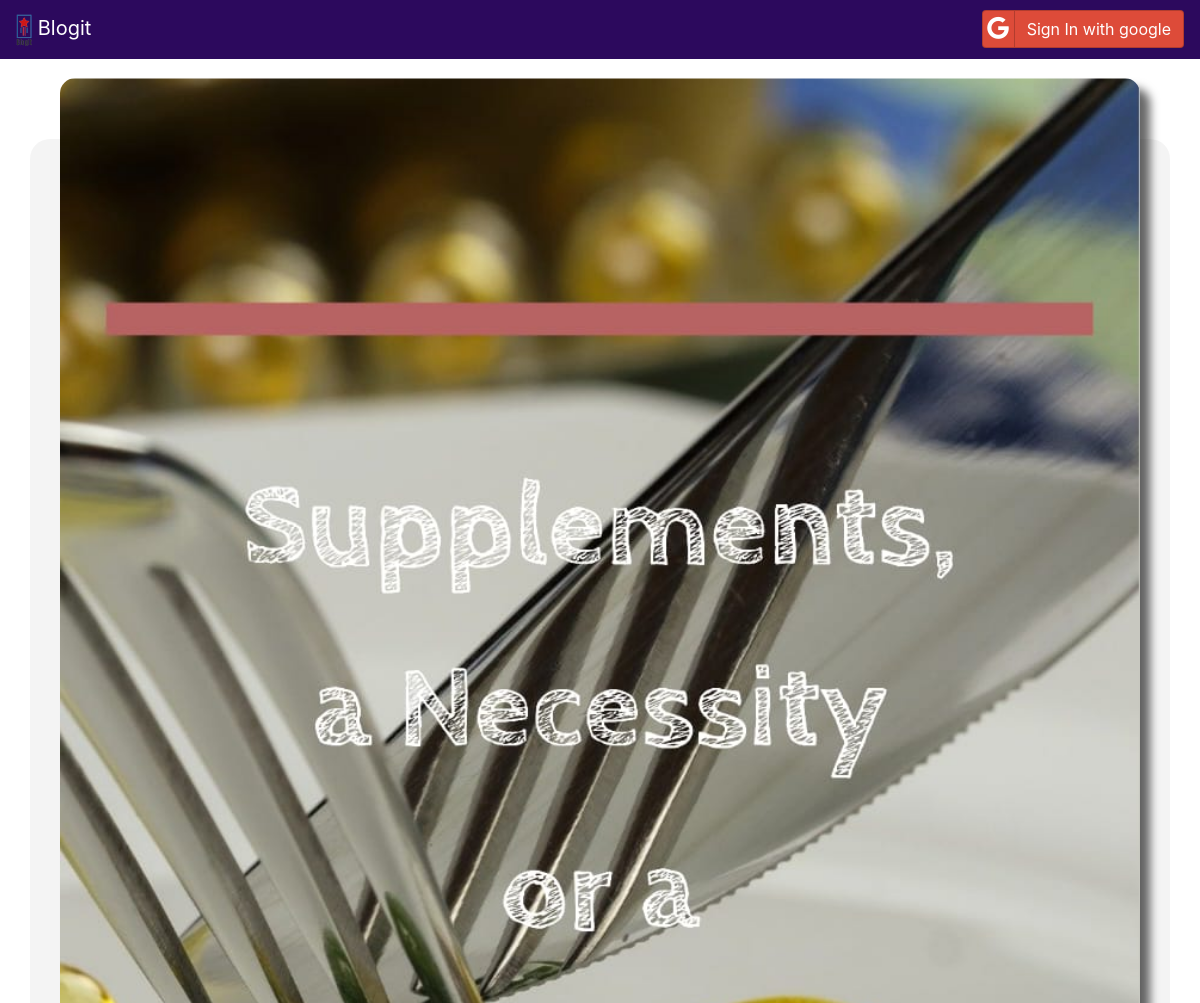
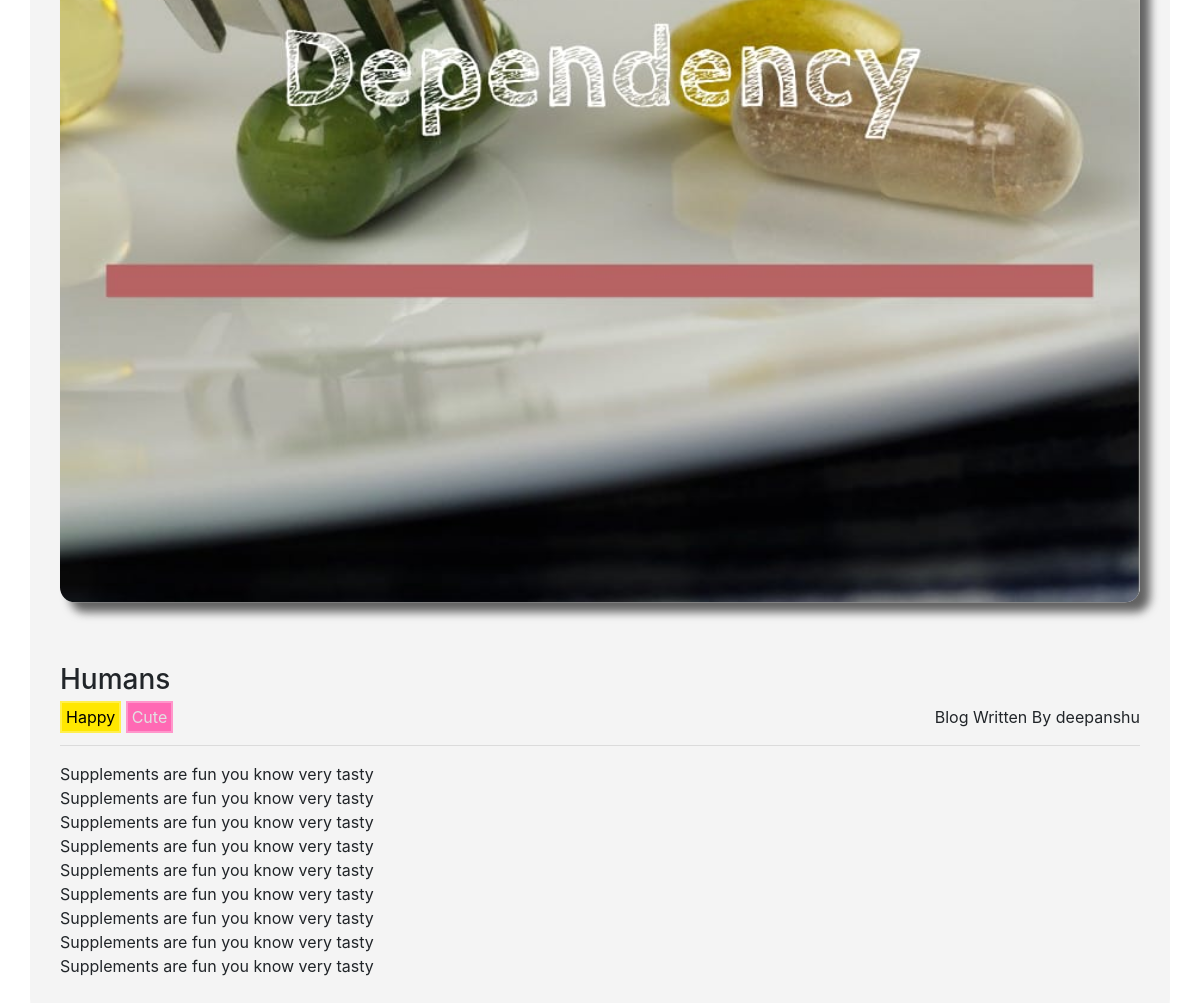
The app's page /viewpost/20/ with its own data (2 pictures, top to bottom).
### blog/models.py (models this page shows, shortened)
class Post(models.Model):
    postID = models.AutoField(primary_key=True)
    postTitle = models.CharField(max_length=100)
    content = models.TextField(max_length=20000)
    image = models.ImageField(upload_to='post_images/')
    owner = models.ForeignKey(settings.AUTH_USER_MODEL, on_delete=models.CASCADE)
    created = models.DateTimeField(auto_now_add=True)
    updated = models.DateTimeField(auto_now=True)

class PostTag(models.Model):
    postID = models.ForeignKey(Post, on_delete=models.CASCADE)
    tagID = models.ForeignKey(Tag, on_delete=models.CASCADE)

class Tag(models.Model):
    tagID = models.AutoField(primary_key=True)
    tagName = models.CharField(max_length=15)

### blog/views.py (the view)
# urls.py: path('viewpost/<int:pk>/', ViewPost.as_view(), name='view_post'),
class ViewPost(View):
    template = 'blog/blogpost.html'
    postModel = Post
    postTagModel = PostTag
    def get(self, request, pk):
        post = get_object_or_404(self.postModel, pk=pk)
        postTags = get_list_or_404(self.postTagModel, postID=pk)
        try:
            user = User.objects.filter(username=request.user)[0]
            userpfp = UserBio.objects.filter(bioID=user)[0]
        except Exception:
            userpfp = None
        return render(request, self.template, {'post': post, 'postTags': postTags, 'userpfp': userpfp})

### blog/templates/blog/blogpost.html (shortened to what this page needs)
{% extends 'blog/base.html' %}
{% load static %}
{% block head %}<link rel="stylesheet" href="{% static 'css/blogpost.css' %}">{% endblock %}
{% block body %}
        <h1>DEATH</h1>
        <div class="container" id="post-container">
            <div class="row">
                <div class="col-12" draggable="false" style="position: relative">
                    <img src="{{ post.image.url }}" class="img img-rounded" title="planet">
                </div>
                <div class="col-12 right-text">
                    <div>
                        <h3>{{ post.postTitle }}</h3>
                        {% for postTag in postTags %}
                            {% if postTag.tagID.tagName == 'Love' %}
                                <span class="tag p-1" id="love">{{ postTag.tagID.tagName }}</span>
                            {% elif postTag.tagID.tagName == 'Horror' %}
                                <span class="tag p-1" id="horror">{{ postTag.tagID.tagName }}</span>
                            {% elif postTag.tagID.tagName == 'Cute' %}
                                <span class="tag p-1" id="cute">{{ postTag.tagID.tagName }}</span>
                            {% elif postTag.tagID.tagName == 'Happy' %}
                                <span class="tag p-1" id="happy">{{ postTag.tagID.tagName }}</span>
                            {% elif postTag.tagID.tagName == 'Sad' %}
                                <span class="tag p-1" id="sad">{{ postTag.tagID.tagName }}</span>
                            {% elif postTag.tagID.tagName == 'NSFW' %}
                                <span class="tag p-1" id="nsfw">{{ postTag.tagID.tagName }}</span>
                            {% endif %}
                        {% endfor %}
                        <span class="float-right">Blog Written By <a href="{% url 'blog:view_profile' post.owner.id %}">{{ post.owner.username }}</a></span>
                        <hr>
                    </div>
                    <div>
                       {{ post.content | linebreaks }}
                    </div>
                </div>
            </div>
        </div>
{% endblock %}

### blog/templates/blog/base.html (shortened to what this page needs)
{% load static %}
<!DOCTYPE html>
<html lang="en">
<head>
    <link href="{% static 'css/bootstrap.min.css' %}" rel="stylesheet">
    <link href="{% static 'css/bootstrap-social.css' %}" rel="stylesheet">
    <link href="https://stackpath.bootstrapcdn.com/font-awesome/4.7.0/css/font-awesome.min.css" rel="stylesheet">
    <link href="{% static 'css/root.css' %}" rel="stylesheet">
    <link href="{% static 'css/index.css' %}" rel="stylesheet">
    {% block head %}{% endblock %}
</head>
<body>
<nav class="navbar navbar-dark bg-dark sticky-top">
    <a class="navbar-brand" href="{% url 'blog:home' %}">
        <img src="{% static 'favicon.png' %}" height="32px">
        Blogit
    </a>
    {% if not request.user.is_authenticated %}
    <div>
        <a class="btn btn-block btn-social btn-google text-white" href="{% url 'social:begin' 'google-oauth2' %}"><span class="fa fa-google"></span>Sign In with google</a>
    </div>
    {% endif %}
</nav>
{% block body %}
{% endblock %}
</body>
</html>

### static/css/root.css (style rules this page uses)
:root { --rich-black: #2d2d2d; --navbar: #2c095d; --post-info: lightpink; --dark-pink: #DE3F9F; --dark-red: #b80c09; --light-font: #f0f0f0; --dark-font: #282828; --light-gray: #cfcfcf; --anim-time: 1.2s; --red: rgb(226, 61, 40); --green: rgb(116, 195, 101); }
body { background: url(../img/1046.jpg) no-repeat; background-position: center; background-size: cover; max-width: 100%; background-attachment: fixed; }
img { -webkit-user-drag: none; user-select: none; -webkit-user-select: none; -ms-user-select: none; }
#happy { background-color: rgb(255, 231, 0); border: 2px solid rgba(255, 255, 255, .3); color: black; }
#cute { background-color: rgb(255, 105, 180); border: 2px solid rgba(255, 255, 255, .3); color: #e2e2e2; }

### static/css/index.css (style rules this page uses)
.navbar.bg-dark { background-color: var(--navbar) !important; }
a, a:hover { color: inherit; }

### static/css/blogpost.css (style rules this page uses)
h1 { font-size: 8vh; position: absolute; margin: 25px 30px; margin-left: 10vw; z-index: -100; color: #000; }
#post-container { transform: translateY(10vh); }
.img.img-rounded { position: relative; left: -150%; transform: translateY(-3vh); border-radius: 15px; width: inherit; box-shadow: 10px 10px 10px 0 rgba(0,0,0,.6); -webkit-user-drag: none; user-select: none; -webkit-user-select: none; -ms-user-select: none; }
.row:first-child { margin: 0; }
.container { background: #f0f0f0bf; min-height: 85vh; padding-bottom: 25px; text-align: justify; border-radius: 20px; }
.tag { border: 2px solid white; color: white; background: transparent; }
#happy { background-color: rgb(255, 231, 0); border: 2px solid rgba(255, 255, 255, .3); color: black; }
#cute { background-color: rgb(255, 105, 180); border: 2px solid rgba(255, 255, 255, .3); color: #e2e2e2; }

### records on screen
Post: image (picture), postTitle "Humans", owner.username "deepanshu", content "Supplements are fun you know very tasty Supplements are fun you know very tasty Supplements are fun you know very tasty Supplements are fun you know very tasty Supplements are fun you know very tasty Supplements are fun you know very tasty Supplements are fun you know very tasty Supplements are fun you know very tasty Supplements are fun you know very tasty"
PostTag: tagID.tagName "Happy"
PostTag: tagID.tagName "Cute"
